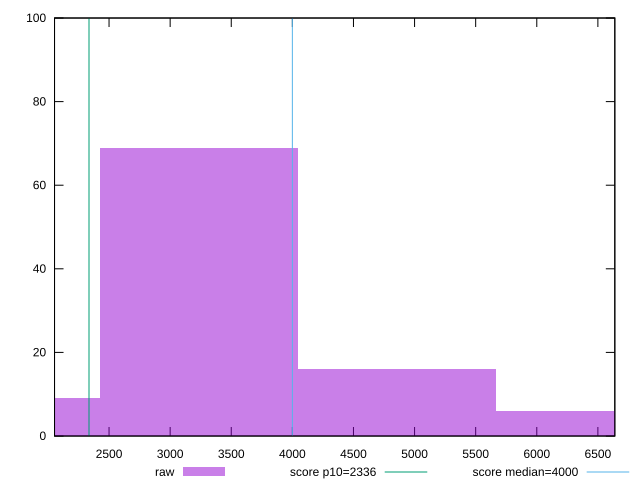

gnuplot code for this plot:
reset

$raw <<EOF
3238.8378226062678 69
4858.256733909402 16
6477.6756452125355 6
1619.4189113031339 9
EOF

set key outside below
set boxwidth 1619.4189113031339
set xrange [2053.962:6638.604000000001]
set yrange [0:100]
set trange [0:100]
set style fill transparent solid 0.5 noborder

set parametric
set terminal svg size 640, 490 enhanced background rgb 'white'
set output "reprap/first-contentful-paint/samples/pages+cached+noexternal+nomedia/raw/histogram.svg"

plot $raw title "raw" with boxes, \
     2336,t title "score p10=2336", \
     4000,t title "score median=4000"

reset
